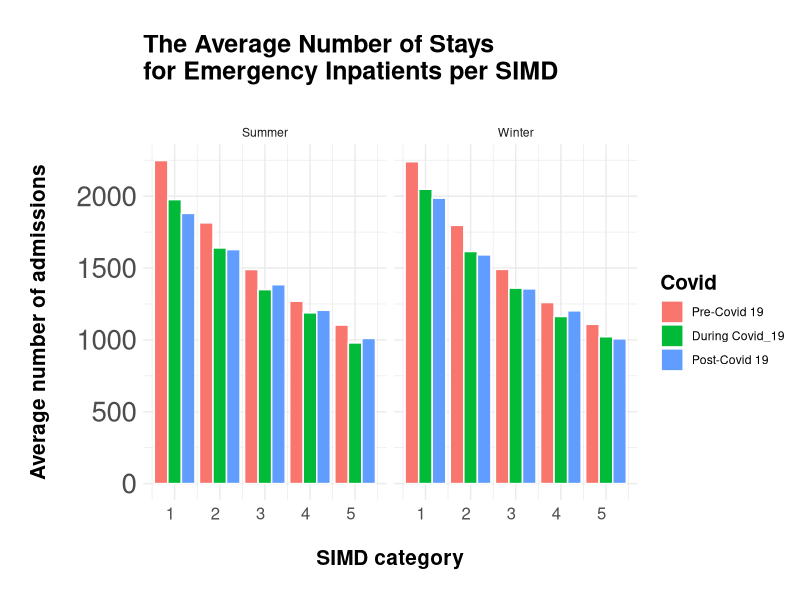
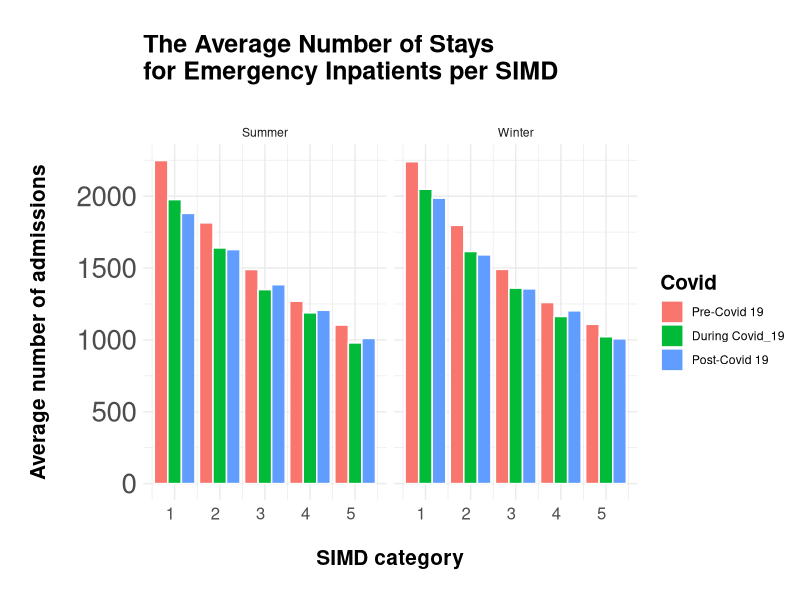

These figures' R source, in order:
library(tidyverse)
library(here)

#SIMD 
simd <- read_csv("clean_data/simd_clean.csv")

simd %>% 
  mutate(Covid = case_when(
    Quarter %in% c("2017Q4","2018Q1","2018Q2","2018Q3", "2018Q4", "2019Q1", "2019Q2", "2019Q3", "2019Q4", "2020Q1") ~ "Pre-Covid 19",
    Quarter %in% c("2020Q2","2020Q3","2020Q4","2021Q1","2021Q2","2021Q3","2021Q4") ~ "During Covid_19",
    Quarter %in% c("2022Q1", "2022Q2","2022Q3","2022Q4") ~ "Post-Covid 19"
  )) %>% 
  mutate(Season = case_when(
    Quarter_single %in% c("Q2","Q3") ~ "Summer",
    Quarter_single %in% c("Q1","Q4") ~ "Winter"
  )) %>% 
  mutate(Covid = factor(Covid, levels = c("Pre-Covid 19", "During Covid_19", "Post-Covid 19"))) %>% 
  filter(AdmissionType == "Emergency Inpatients") %>% 
  group_by(SIMD, Season, Covid) %>% summarise(mean = mean(Stays), .groups = "drop") %>%
  ggplot(aes(x = SIMD, y = mean, fill = Covid))+
  geom_col(position = "dodge", colour = "white")+
  facet_wrap(~ Season)+
  labs(
    title = "\nThe Average Number of Stays 
for Emergency Inpatients per SIMD\n", 
x = "\nSIMD category\n",
y = "\nAverage number of admissions\n"
  )+ 
  theme_minimal()+
  scale_colour_manual(values = c("#1F3F49","#488A99" ,"#1C4E80","#4cb5f5" ,"#A5d8DD"  ))+
  theme(axis.text.x = element_text(hjust = 1, size = 12),
        axis.text.y = element_text(size = 20),
        title  = element_text(size = 15, face = "bold"), 
  )

ggsave(here("plots/admission_by_SIMD_allseasons.png"))
